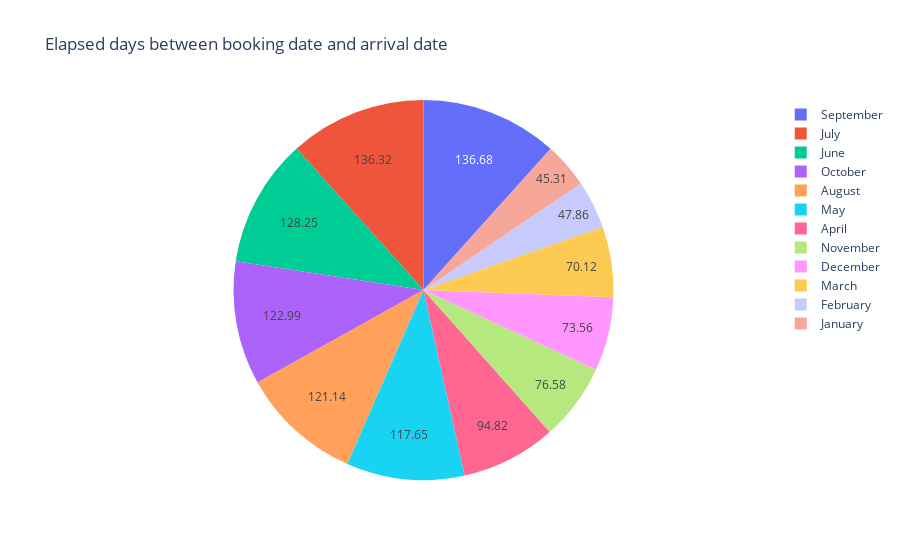

The cell this chart's notebook holds for it:
### Markdown cell above
Retrieving top bookings with the highest average daily rate (ADR) along with associated customer details.

### Code cell
conn_norm = create_connection('hotel_booking_norm.db')
cur = conn_norm.cursor()

sql = """
SELECT
    CASE
        WHEN strftime('%m', arrival_date) = '01' THEN 'January'
        WHEN strftime('%m', arrival_date) = '02' THEN 'February'
        WHEN strftime('%m', arrival_date) = '03' THEN 'March'
        WHEN strftime('%m', arrival_date) = '04' THEN 'April'
        WHEN strftime('%m', arrival_date) = '05' THEN 'May'
        WHEN strftime('%m', arrival_date) = '06' THEN 'June'
        WHEN strftime('%m', arrival_date) = '07' THEN 'July'
        WHEN strftime('%m', arrival_date) = '08' THEN 'August'
        WHEN strftime('%m', arrival_date) = '09' THEN 'September'
        WHEN strftime('%m', arrival_date) = '10' THEN 'October'
        WHEN strftime('%m', arrival_date) = '11' THEN 'November'
        WHEN strftime('%m', arrival_date) = '12' THEN 'December'
    END Month,
    round(avg(lead_time), 2) as lead_time,
    is_canceled
FROM
    booking
GROUP BY
    Month
order by lead_time desc;
"""

res = pd.read_sql_query(sql, conn_norm)
conn_norm.commit()
conn_norm.close()
# print(res)
fig = px.pie(res, values='lead_time', names='Month', title='Elapsed days between booking date and arrival date')
fig_new = go.Figure(fig)
fig_new.update_traces(hoverinfo='percent', textinfo='value')
fig_new.show()

### Figure 1 — Plotly figure (JSON) as saved in the notebook; plotly's stock layout.template omitted (floating-point values rounded to 4 significant figures)
{"data": [{"domain": {"x": [0, 1], "y": [0, 1]}, "hoverinfo": "percent", "hovertemplate": "Month=%{label}<br>lead_time=%{value}<extra></extra>", "labels": ["September", "July", "June", "October", "August", "May", "April", "November", "December", "March", "February", "January"], "legendgroup": "", "name": "", "showlegend": true, "textinfo": "value", "type": "pie", "values": [136.7, 136.3, 128.2, 123.0, 121.1, 117.7, 94.82, 76.58, 73.56, 70.12, 47.86, 45.31]}], "layout": {"legend": {"tracegroupgap": 0}, "title": {"text": "Elapsed days between booking date and arrival date"}}}
